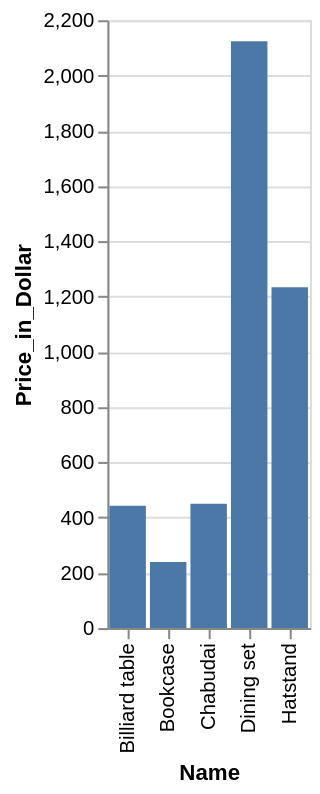

Source (Vega-Lite JSON):
### Vega-Lite specification from a JSON file in a GitHub repository (floating-point values rounded to 4 significant figures)
{"data": {"values": [{"x_data": "Billiard table", "y_data": 443}, {"x_data": "Bookcase", "y_data": 239}, {"x_data": "Chabudai", "y_data": 450}, {"x_data": "Dining set", "y_data": 2124}, {"x_data": "Hatstand", "y_data": 1234}]}, "mark": "bar", "encoding": {"x": {"field": "x_data", "type": "nominal", "title": "Name", "sort": "ascending"}, "y": {"field": "y_data", "type": "quantitative", "title": "Price_in_Dollar"}}}
